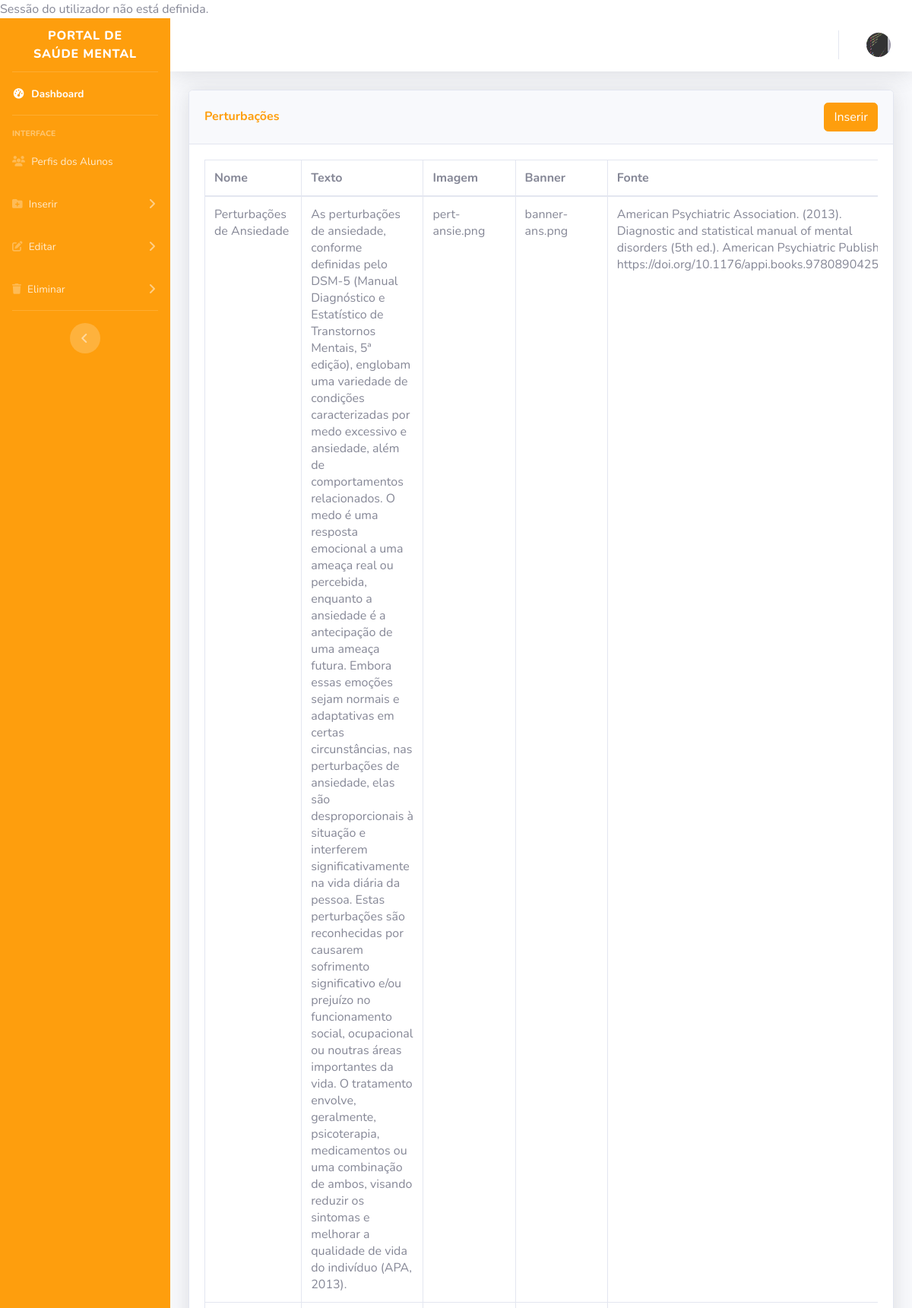
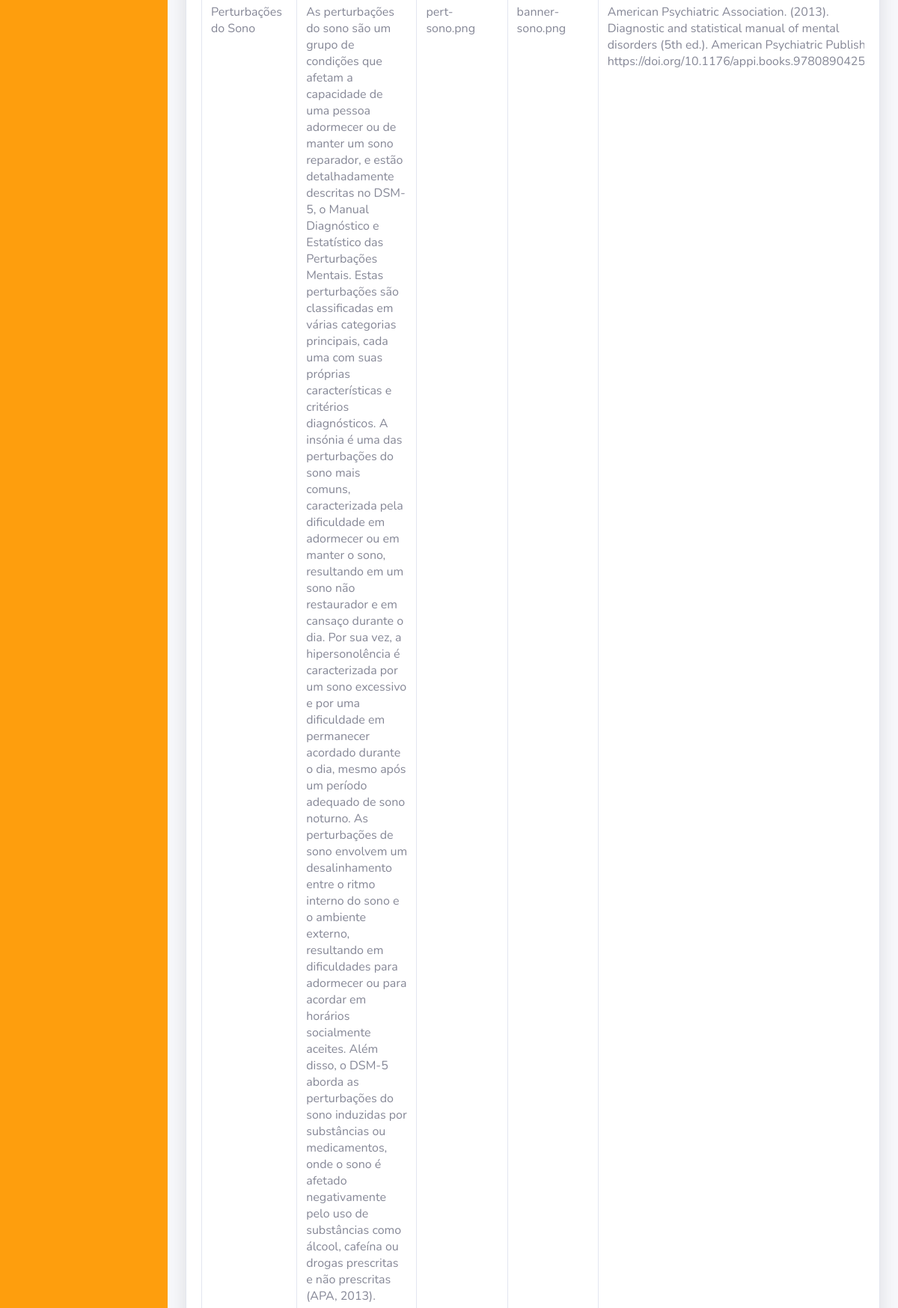
The app's page /admin/inserir/perturbacoes/index.php (upper part) with its own data (2 pictures, top to bottom).
### tables this page shows
CREATE TABLE `perturbacoes` (
  `perturbacoes_id` int(11) NOT NULL,
  `nome` varchar(255) NOT NULL,
  `texto` mediumtext NOT NULL,
  `img_perturbacao` mediumtext DEFAULT NULL,
  `img_perturbacao_circ` mediumtext DEFAULT NULL,
  `banner_perturbacao` mediumtext NOT NULL,
  `fonte` varchar(1000) NOT NULL
);

### admin/inserir/perturbacoes/index.php (the view, shortened to what this page needs)
<?php
require_once ("../../../conn/conn.php");
?>
<!DOCTYPE html>
<html lang="en">
<head>
    <link href="../../vendor/fontawesome-free/css/all.min.css" rel="stylesheet" type="text/css">
    <link href="../../css/sb-admin-2.min.css" rel="stylesheet">
</head>
<body id="page-top">
    <div id="wrapper">
        <ul class="navbar-nav bg-gradient-primary sidebar sidebar-dark accordion" id="accordionSidebar">
            <div class="sidebar-brand d-flex align-items-center justify-content-center" href="">
                <div class="sidebar-brand-text mx-3">Portal de Saúde Mental</div>
            </div>
            <hr class="sidebar-divider my-0">
            <li class="nav-item active">
                <a class="nav-link" href="../..">
                    <i class="fas fa-fw fa-tachometer-alt"></i>
                    <span>Dashboard</span></a>
            </li>
            <hr class="sidebar-divider">
            <div class="sidebar-heading">
                Interface
            </div>
            <li class="nav-item">
                <a class="nav-link" href="../../perfis/">
                    <i class="fas fa-users"></i>
                    <span>Perfis dos Alunos</span></a>
            </li>
            <li class="nav-item">
                <a class="nav-link collapsed" href="#" data-toggle="collapse" data-target="#collapseInserir"
                    aria-expanded="true" aria-controls="collapseInserir">
                    <i class="fas fa-folder-plus"></i>
                    <span>Inserir</span>
                </a>
            </li>
            <li class="nav-item">
                <a class="nav-link collapsed" href="#" data-toggle="collapse" data-target="#collapseEditar"
                    aria-expanded="true" aria-controls="collapseEditar">
                    <i class="fas fa-edit"></i>
                    <span>Editar</span>
                </a>
            </li>
            <li class="nav-item">
                <a class="nav-link collapsed" href="#" data-toggle="collapse" data-target="#collapseEliminar"
                    aria-expanded="true" aria-controls="collapseEliminar">
                    <i class="fas fa-trash"></i>
                    <span>Eliminar</span>
                </a>
            </li>
            <hr class="sidebar-divider d-none d-md-block">
            <div class="text-center d-none d-md-inline">
                <button class="rounded-circle border-0" id="sidebarToggle"></button>
            </div>
        </ul>
        <div id="content-wrapper" class="d-flex flex-column">
            <div id="content">
                <nav class="navbar navbar-expand navbar-light bg-white topbar mb-4 static-top shadow">
                    <ul class="navbar-nav ml-auto">
                        <li class="nav-item dropdown no-arrow">
                            <a class="nav-link dropdown-toggle" href="#" id="userDropdown" role="button"
                                data-toggle="dropdown" aria-haspopup="true" aria-expanded="false">
                                <img class="img-profile rounded-circle" src="../../../areacliente/registo/imgs/<?php if (
                                    !empty($row["img_perfil"])
                                ) {
                                    echo $row["img_perfil"];
                                } else {
                                    echo "../../teste.jpeg";
                                } ?>">
                            </a>
                        </li>
                    </ul>
                </nav>
                <div class="container-fluid">
                    <div class="card shadow mb-4">
                        <div class="card-header py-3">
                            <h6 class="m-0 font-weight-bold text-primary">Perturbações</h6>
                            <div class="card-header2">
                                <button type="button" class="btn btn-primary" data-toggle="modal"
                                    data-target="#addadminprofile">
                                    Inserir
                                </button>
                            </div>
                        </div>
                        <div class="card-body">
                            <div class="table-responsive">
                                <?php
                                $query = "SELECT * FROM perturbacoes";
                                $query_run = mysqli_query($conn, $query);
                                ?>
                                <table class="table table-bordered" id="dataTable" width="100%" cellspacing="0">
                                    <thead>
                                        <tr>
                                            <th>Nome</th>
                                            <th>Texto</th>
                                            <th>Imagem</th>
                                            <th>Banner</th>
                                            <th>Fonte</th>
                                        </tr>
                                    </thead>
                                    <tbody>
                                        <?php
                                        if (mysqli_num_rows($query_run) > 0) {
                                            while ($row = mysqli_fetch_assoc($query_run)) {
                                                ?>
                                                <tr>
                                                    <td>
                                                        <?php echo $row['nome']; ?>
                                                    </td>
                                                    <td>
                                                        <?php echo $row['texto']; ?>
                                                    </td>
                                                    <td>
                                                        <?php echo $row['img_perturbacao']; ?>
                                                    </td>
                                                    <td>
                                                        <?php echo $row['banner_perturbacao']; ?>
                                                    </td>
                                                    <td>
                                                        <?php echo $row['fonte']; ?>
                                                    </td>
                                                </tr>
                                                <?php
                                            }
                                        } else {
                                            echo "No Record Found";
                                        }
                                        ?>
                                    </tbody>
                                </table>
                            </div>
                        </div>
                    </div>
                </div>
            </div>
</body>
</html>

### records on screen
perturbacoes: nome "Perturbações de Ansiedade", texto "As perturbações de ansiedade, conforme definidas pelo DSM-5 (Manual Diagnóstico e Estatístico de Transtornos Mentais, 5ª edição), englobam uma variedade de condições caracterizadas por medo excessivo e ansiedade, além de comportamentos relacionados. O medo é uma resposta emocional a uma ameaça real ou percebida, enquanto a ansiedade é a antecipação de uma ameaça futura. Embora essas emoções sejam normais e adaptativas em certas circunstâncias, nas perturbações de ansiedade, elas são desproporcionais à situação e interferem significativamente na vida diária da pessoa. Estas perturbações são reconhecidas por causarem sofrimento significativo e/ou prejuízo no funcionamento social, ocupacional…", img_perturbacao "pert-ansie.png", banner_perturbacao "banner-ans.png", fonte "American Psychiatric Association. (2013). Diagnostic and statistical manual of mental disorders (5th ed.). American Psychiatric…"
perturbacoes: nome "Perturbações do Sono", texto "As perturbações do sono são um grupo de condições que afetam a capacidade de uma pessoa adormecer ou de manter um sono reparador, e estão detalhadamente descritas no DSM-5, o Manual Diagnóstico e Estatístico das Perturbações Mentais. Estas perturbações são classificadas em várias categorias principais, cada uma com suas próprias características e critérios diagnósticos. A insónia é uma das perturbações do sono mais comuns, caracterizada pela dificuldade em adormecer ou em manter o sono, resultando em um sono não restaurador e em cansaço durante o dia. Por sua vez, a hipersonolência é caracterizada por um sono excessivo e por uma dificuldade em permanecer acordado durante o dia, mesmo após…", img_perturbacao "pert-sono.png", banner_perturbacao "banner-sono.png", fonte "American Psychiatric Association. (2013). Diagnostic and statistical manual of mental disorders (5th ed.). American Psychiatric…"
